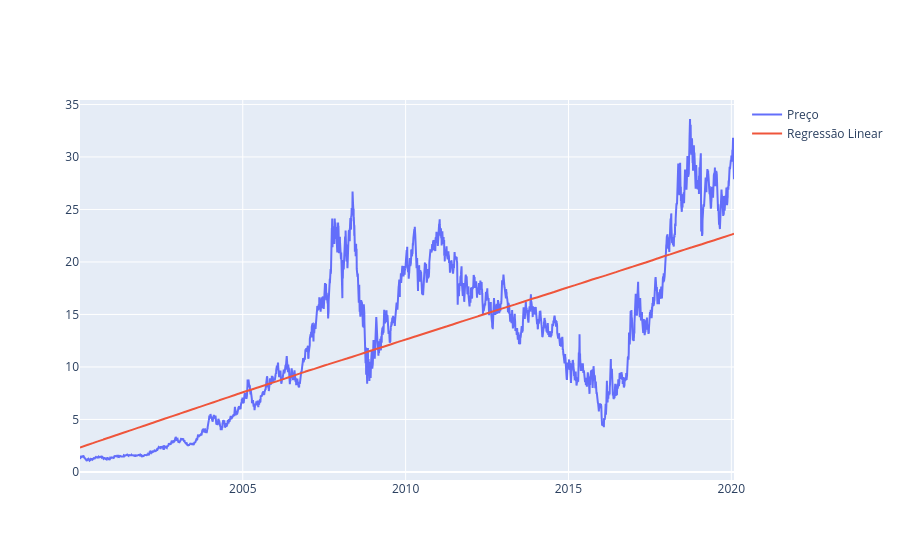

Notebook source saved alongside this figure:
### Code cell
fig = go.Figure()

fig.add_scatter(
    x=serie_precos.index,
    y=serie_precos["Adj Close"],
    name="Preço"
)

fig.add_scatter(
    x=serie_precos.index,
    y=tendencia,
    name="Regressão Linear"
)

fig.show()

### Figure 1 — Plotly figure (JSON) as saved in the notebook; plotly's stock layout.template omitted (floating-point values rounded to 4 significant figures; data arrays with more than 128 entries replaced by an {"elided": "..."} marker saying what was removed)
{"data": [{"name": "Preço", "type": "scatter", "x": {"elided": "5055 str values"}, "y": {"elided": "5055 float values"}}, {"name": "Regressão Linear", "type": "scatter", "x": {"elided": "5055 str values"}, "y": {"elided": "5055 float values"}}], "layout": {}}
